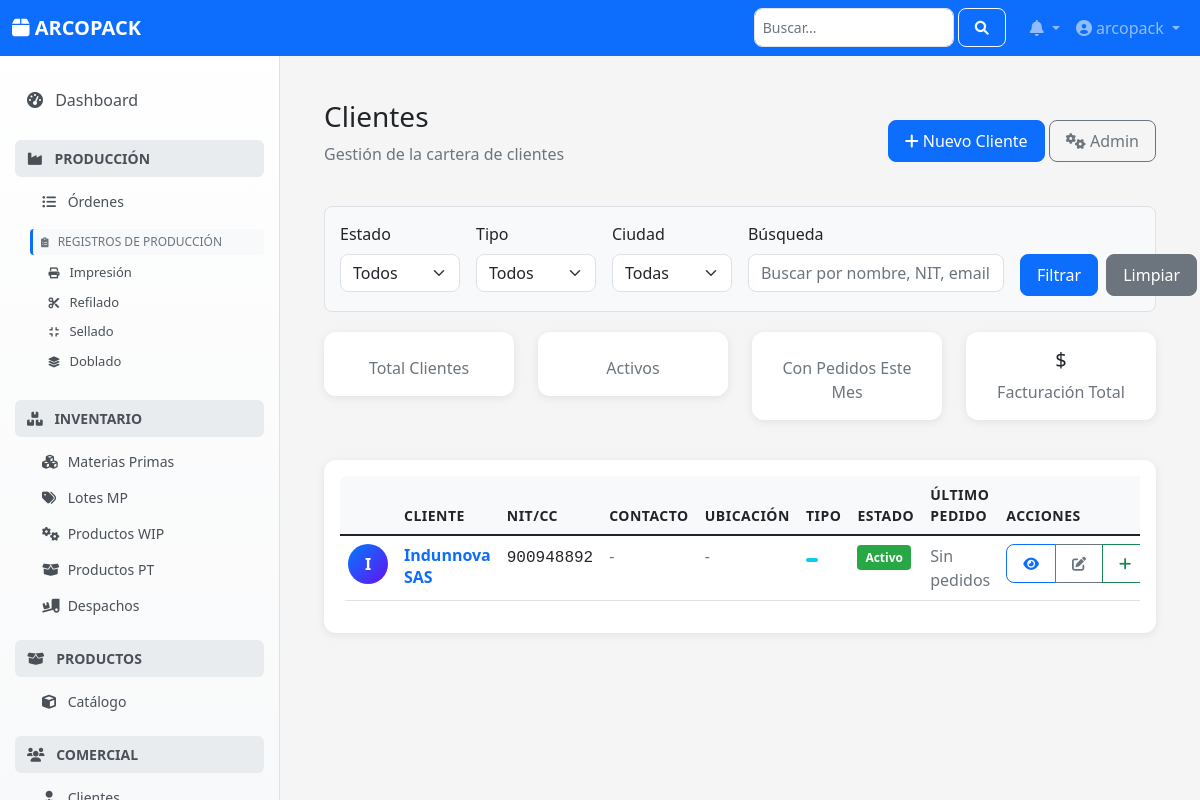
/clientes/ (signed in), run on the app's committed database.
### clientes/models.py (models this page shows, shortened)
class Cliente(models.Model):
    ORIGEN_CHOICES = [
        ('MANUAL', 'Registro Manual'),
        ('API', 'Sincronizado desde API Externa'),
    ]
    nit = models.CharField(
        max_length=20, unique=True, db_index=True,
        verbose_name="NIT / Documento ID",
        help_text="Número de Identificación Tributaria u otro documento oficial."
    )
    codigo_cliente = models.CharField(
        max_length=50, unique=True, blank=True, null=True, # Puede venir de API o ser interno
        verbose_name="Código Cliente",
        help_text="Código interno o del sistema externo."
    )
    razon_social = models.CharField(max_length=255, verbose_name="Razón Social")
    nombre_comercial = models.CharField(
        max_length=255, blank=True,
        verbose_name="Nombre Comercial"
    )
    direccion_principal = models.CharField(max_length=255, blank=True, verbose_name="Dirección Principal")
    ciudad = models.CharField(max_length=100, blank=True)
    departamento = models.CharField(max_length=100, blank=True) # O usar Choices o FK a división administrativa
    pais = models.CharField(max_length=100, blank=True, default="Colombia")
    telefono_principal = models.CharField(max_length=50, blank=True, verbose_name="Teléfono Principal")
    email_principal = models.EmailField(blank=True, verbose_name="Email Principal")
    nombre_contacto_principal = models.CharField(max_length=150, blank=True, verbose_name="Contacto Principal")
    email_contacto_principal = models.EmailField(blank=True, verbose_name="Email Contacto Principal")
    condiciones_pago = models.CharField(max_length=100, blank=True, verbose_name="Condiciones de Pago") # O FK a un modelo de CondicionesPago
    cupo_credito = models.DecimalField(max_digits=14, decimal_places=2, default=0, verbose_name="Cupo de Crédito")
    origen_datos = models.CharField(
        max_length=10, choices=ORIGEN_CHOICES, default='MANUAL',
        verbose_name="Origen del Registro"
    )
    id_externo = models.CharField( # ID en el sistema externo (contable, CRM)
        max_length=100, blank=True, null=True, db_index=True,
        verbose_name="ID Sistema Externo"
    )
    ultima_sincronizacion = models.DateTimeField(null=True, blank=True, editable=False, verbose_name="Última Sincronización API")
    is_active = models.BooleanField(default=True, verbose_name="Activo")
    creado_en = models.DateTimeField(auto_now_add=True)
    actualizado_en = models.DateTimeField(auto_now=True)
    creado_por = models.ForeignKey(
        settings.AUTH_USER_MODEL, on_delete=models.SET_NULL, related_name='clientes_creados',
        null=True, blank=True, editable=False
    )
    actualizado_por = models.ForeignKey(
        settings.AUTH_USER_MODEL, on_delete=models.SET_NULL, related_name='clientes_actualizados',
        null=True, blank=True, editable=False
    )
    class Meta:
        verbose_name = "Cliente"
        verbose_name_plural = "Clientes"
        ordering = ['razon_social']

### clientes/views.py (the view, shortened to what this page needs)
# urls.py: path('', views.ClienteListView.as_view(), name='cliente_list'),
class ClienteListView(LoginRequiredMixin, ListView):
    model = Cliente
    context_object_name = 'clientes'
    template_name = 'clientes/cliente_list.html'
    paginate_by = 20
    def get_queryset(self):
        queryset = super().get_queryset()
        search_query = self.request.GET.get('q')
        return queryset.order_by('razon_social')

### notificaciones/context_processors.py (called while the page is built)
def notifications(request):
    if request.user.is_authenticated:
        notificaciones_no_leidas = Notificacion.objects.filter(
            usuario=request.user,
            leida=False
        ).count()
        notificaciones = Notificacion.objects.filter(
            usuario=request.user
        ).order_by('-fecha_creacion')[:5]
        return {
            'notificaciones': notificaciones,
            'notificaciones_no_leidas': notificaciones_no_leidas
        }
    return {
        'notificaciones': [],
        'notificaciones_no_leidas': 0
    }

### clientes/templates/clientes/cliente_list.html (shortened to what this page needs)
{% extends 'base.html' %}
{% load static %}
{% block content %}
<div class="container-fluid">
    <div class="row mb-4">
        <div class="col-12">
            <div class="d-flex justify-content-between align-items-center">
                <div>
                    <h1 class="h3">Clientes</h1>
                    <p class="text-muted">Gestión de la cartera de clientes</p>
                </div>
                <div>
                    <a href="{% url 'clientes_web:cliente_create' %}" class="btn btn-primary">
                        <i class="fas fa-plus"></i> Nuevo Cliente
                    </a>
                    <a href="{% url 'admin:clientes_cliente_changelist' %}" class="btn btn-outline-secondary">
                        <i class="fas fa-cogs"></i> Admin
                    </a>
                </div>
            </div>
        </div>
    </div>
    <div class="filters-card">
        <form method="get" class="row g-3">
            <div class="col-md-2">
                <label class="form-label">Estado</label>
                <select name="estado" class="form-select">
                    <option value="">Todos</option>
                </select>
            </div>
            <div class="col-md-2">
                <label class="form-label">Tipo</label>
                <select name="tipo" class="form-select">
                    <option value="">Todos</option>
                </select>
            </div>
            <div class="col-md-2">
                <label class="form-label">Ciudad</label>
                <select name="ciudad" class="form-select">
                    <option value="">Todas</option>
                </select>
            </div>
            <div class="col-md-4">
                <label class="form-label">Búsqueda</label>
                <input type="text" name="search" class="form-control" placeholder="Buscar por nombre, NIT, email..." value="{{ filtros.search }}">
            </div>
            <div class="col-md-2">
                <label class="form-label">&nbsp;</label>
                <div class="d-flex gap-2">
                    <button type="submit" class="btn btn-primary">Filtrar</button>
                    <a href="{% url 'clientes_web:cliente_list' %}" class="btn btn-secondary">Limpiar</a>
                </div>
            </div>
        </form>
    </div>
    <div class="row mb-3">
        <div class="col-md-3">
            <div class="card text-center">
                <div class="card-body">
                    <p class="card-text text-muted">Total Clientes</p>
                </div>
            </div>
        </div>
        <div class="col-md-3">
            <div class="card text-center">
                <div class="card-body">
                    <p class="card-text text-muted">Activos</p>
                </div>
            </div>
        </div>
        <div class="col-md-3">
            <div class="card text-center">
                <div class="card-body">
                    <p class="card-text text-muted">Con Pedidos Este Mes</p>
                </div>
            </div>
        </div>
        <div class="col-md-3">
            <div class="card text-center">
                <div class="card-body">
                    <h5 class="card-title">${{ estadisticas.facturacion_total|floatformat:0 }}</h5>
                    <p class="card-text text-muted">Facturación Total</p>
                </div>
            </div>
        </div>
    </div>
    <div class="card">
        <div class="card-body">
            {% if clientes %}
                <div class="table-responsive">
                    <table class="table table-hover">
                        <thead>
                            <tr>
                                <th></th>
                                <th>Cliente</th>
                                <th>NIT/CC</th>
                                <th>Contacto</th>
                                <th>Ubicación</th>
                                <th>Tipo</th>
                                <th>Estado</th>
                                <th>Último Pedido</th>
                                <th>Acciones</th>
                            </tr>
                        </thead>
                        <tbody>
                            {% for cliente in clientes %}
                                <tr>
                                    <td>
                                        <div class="cliente-avatar">
                                            {{ cliente.razon_social|first|upper }}
                                        </div>
                                    </td>
                                    <td>
                                        <div class="cliente-info">
                                            <a href="{% url 'clientes_web:cliente_detail' cliente.pk %}" class="text-decoration-none">
                                                <strong>{{ cliente.razon_social }}</strong>
                                            </a>
                                        </div>
                                    </td>
                                    <td>
                                        <span class="font-monospace">{{ cliente.nit }}</span>
                                    </td>
                                    <td>
                                        {% if not cliente.telefono and not cliente.email %}
                                            <span class="text-muted">-</span>
                                        {% endif %}
                                    </td>
                                    <td>
                                        {% if cliente.ciudad %}
                                            <div>{{ cliente.ciudad }}</div>
                                            {% if cliente.departamento %}
                                                <small class="text-muted">{{ cliente.departamento }}</small>
                                            {% endif %}
                                        {% else %}
                                            <span class="text-muted">-</span>
                                        {% endif %}
                                    </td>
                                    <td>
                                        <span class="badge tipo-badge {% if cliente.tipo_cliente == 'EMPRESA' %}bg-primary{% else %}bg-info{% endif %}">
                                        </span>
                                    </td>
                                    <td>
                                        <span class="estado-badge estado-{% if cliente.is_active %}activo{% else %}inactivo{% endif %}">
                                            {% if cliente.is_active %}Activo{% else %}Inactivo{% endif %}
                                        </span>
                                    </td>
                                    <td>
                                        {% if cliente.ultimo_pedido %}
                                            <div>{{ cliente.ultimo_pedido.fecha_pedido|date:"d/m/Y" }}</div>
                                            <small class="text-muted">${{ cliente.ultimo_pedido.valor_total|floatformat:0 }}</small>
                                        {% else %}
                                            <span class="text-muted">Sin pedidos</span>
                                        {% endif %}
                                    </td>
                                    <td>
                                        <div class="btn-group" role="group">
                                            <a href="{% url 'clientes_web:cliente_detail' cliente.pk %}"
                                               class="btn btn-sm btn-outline-primary" title="Ver detalle">
                                                <i class="fas fa-eye"></i>
                                            </a>
                                            <a href="{% url 'clientes_web:cliente_update' cliente.pk %}"
                                               class="btn btn-sm btn-outline-secondary" title="Editar">
                                                <i class="fas fa-edit"></i>
                                            </a>
                                            <a href="{% url 'pedidos_web:pedido_create' %}?cliente={{ cliente.pk }}"
                                               class="btn btn-sm btn-outline-success" title="Crear pedido">
                                                <i class="fas fa-plus"></i>
                                            </a>
                                        </div>
                                    </td>
                                </tr>
                            {% endfor %}
                        </tbody>
                    </table>
                </div>
            {% endif %}
        </div>
    </div>
</div>
{% endblock %}

### templates/layouts/navbar.html (shortened to what this page needs)
<nav class="navbar navbar-expand-lg navbar-dark bg-primary fixed-top">
    <div class="container-fluid">
        <a class="navbar-brand" href="{% url 'root' %}">
            <i class="fas fa-box"></i> ARCOPACK
        </a>
        <div class="collapse navbar-collapse" id="navbarNav">
            <ul class="navbar-nav ms-auto">
                <li class="nav-item me-3">
                    <form class="d-flex" role="search">
                        <input class="form-control form-control-sm" type="search" placeholder="Buscar..." aria-label="Search">
                        <button class="btn btn-outline-light btn-sm ms-1" type="submit">
                            <i class="fas fa-search"></i>
                        </button>
                    </form>
                </li>
                <li class="nav-item dropdown">
                    <a class="nav-link dropdown-toggle position-relative" href="#" id="notificationsDropdown" role="button"
                       data-bs-toggle="dropdown">
                        <i class="fas fa-bell"></i>
                    </a>
                </li>
                <li class="nav-item dropdown">
                    <a class="nav-link dropdown-toggle" href="#" id="userDropdown" role="button"
                       data-bs-toggle="dropdown">
                        <i class="fas fa-user-circle"></i> {{ user.get_full_name|default:user.username }}
                    </a>
                </li>
            </ul>
        </div>
    </div>
</nav>

### templates/base.html (style rules this page uses)
:root { --primary-color: #0d6efd; --secondary-color: #6c757d; --success-color: #198754; --warning-color: #ffc107; --danger-color: #dc3545; --info-color: #0dcaf0; --light-color: #f8f9fa; --dark-color: #212529; --sidebar-width: 280px; }
body { font-family: 'Segoe UI', Tahoma, Geneva, Verdana, sans-serif; background-color: #f5f5f5; }
.card { border: none; border-radius: 12px; box-shadow: 0 2px 10px rgba(0, 0, 0, 0.08); margin-bottom: 1.5rem; transition: all 0.3s ease; }
.btn { border-radius: 8px; font-weight: 500; padding: 0.5rem 1rem; transition: all 0.2s ease; }
.form-control, .form-select { border-radius: 8px; border: 1px solid #dee2e6; transition: all 0.2s ease; }
.table { border-radius: 8px; overflow: hidden; }
.table th { background-color: var(--light-color); border: none; font-weight: 600; text-transform: uppercase; font-size: 0.875rem; letter-spacing: 0.5px; }
.badge { padding: 0.5rem 0.875rem; border-radius: 20px; font-weight: 500; font-size: 0.75rem; }
.fade-in { animation: fadeIn 0.5s ease-out; }

### clientes/templates/clientes/cliente_list.html (style rules this page uses)
.estado-badge { padding: 4px 8px; border-radius: 4px; font-size: 12px; font-weight: bold; color: white; }
.estado-activo { background-color: #28a745; }
.cliente-avatar { width: 40px; height: 40px; border-radius: 50%; background: linear-gradient(135deg, #007bff, #6610f2); display: flex; align-items: center; justify-content: center; color: white; font-weight: bold; }
.filters-card { background-color: #f8f9fa; border: 1px solid #dee2e6; border-radius: 8px; padding: 15px; margin-bottom: 20px; }
.cliente-info { line-height: 1.4; }
.tipo-badge { font-size: 11px; padding: 2px 6px; }

### templates/layouts/navbar.html (style rules this page uses)
.navbar-brand { font-weight: 600; font-size: 1.25rem; }
.form-control-sm { width: 200px; }

### data on the page
Cliente: razon_social|first "I", razon_social "Indunnova SAS", nit "900948892", is_active "Activo"

### other printed values
{{ user.get_full_name|default:user.username }} "arcopack"
